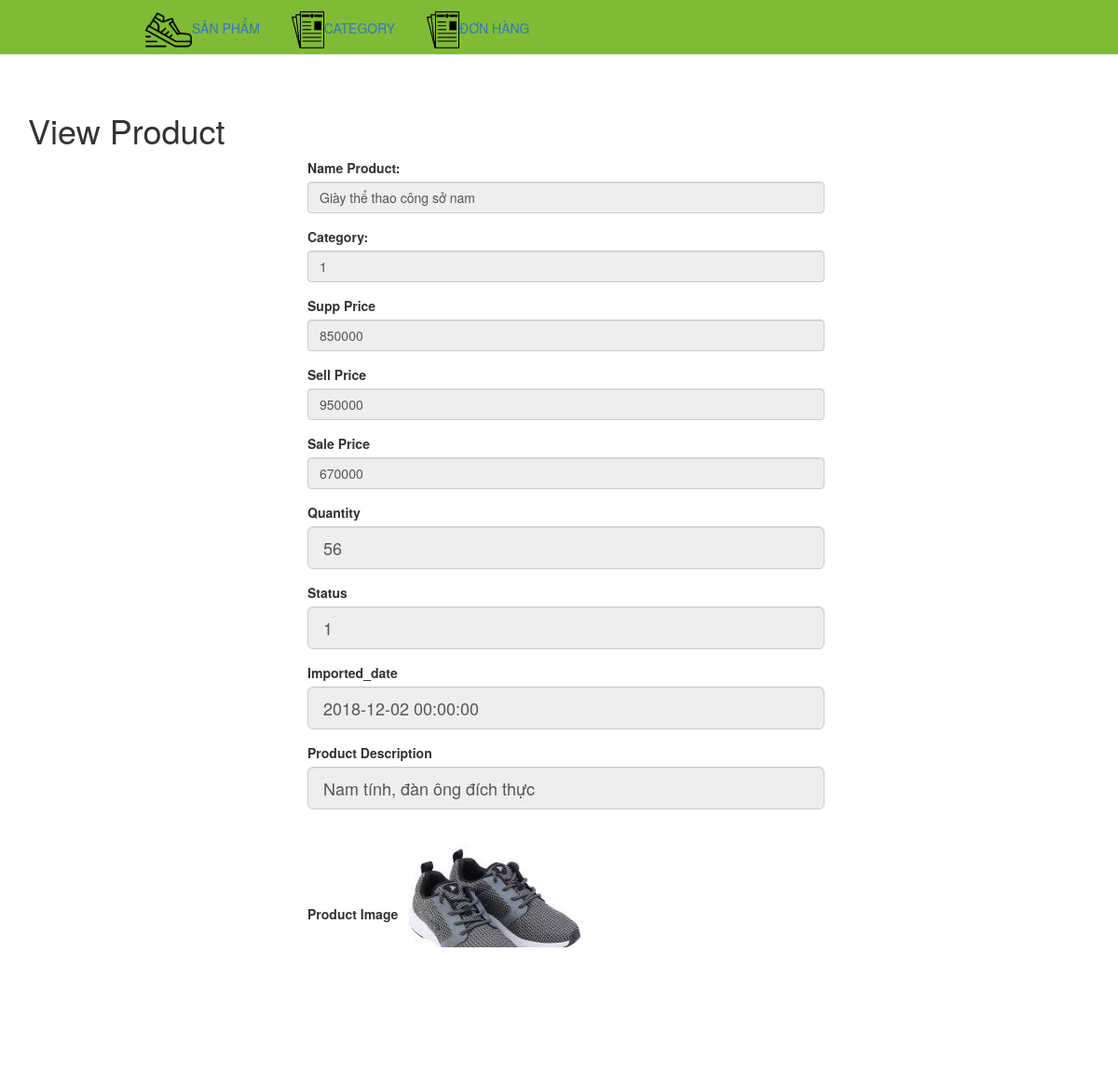
Page /viewProduct.php?prod_id=1 on the committed database.
### tables this page shows
CREATE TABLE `products` (
  `prod_id` int(11) NOT NULL,
  `prod_name` varchar(255) DEFAULT NULL,
  `image` varchar(255) DEFAULT NULL,
  `cat_id` int(11) NOT NULL,
  `sup_price` int(11) NOT NULL,
  `sell_price` int(11) NOT NULL,
  `sale_price` int(11) DEFAULT NULL,
  `quantity` int(11) DEFAULT NULL,
  `status` int(11) DEFAULT NULL,
  `imported_date` datetime DEFAULT NULL,
  `note` varchar(255) DEFAULT NULL,
  `views` int(11) DEFAULT NULL,
  `favorite` int(11) DEFAULT NULL
);

### viewProduct.php (the view, shortened to what this page needs)
<?php
if(isset($_GET["prod_id"]) && !empty(trim($_GET["prod_id"]))){
    require_once "connect.php";
    $sql = "SELECT * FROM PRODUCTS WHERE prod_id = ?";
    if($stmt = mysqli_prepare($connect, $sql)){
        mysqli_stmt_bind_param($stmt, "i", $param_id);
        if(mysqli_stmt_execute($stmt)){
            $result = mysqli_stmt_get_result($stmt);
            if(mysqli_num_rows($result) == 1){
                $row = mysqli_fetch_array($result, MYSQLI_ASSOC);
                $image = $row["image"];
            } else{
                header("location: error.php");
                exit();
            }
        } else{
            echo "Oops! Something went wrong. Please try again later.";
        }
    }
} else{
    header("location: error.php");
    exit();
}
?>
<!DOCTYPE html>
<html lang="en">
<head>
    <link rel="stylesheet" href="https://maxcdn.bootstrapcdn.com/bootstrap/3.3.7/css/bootstrap.css">
</head>
<body>
    <?php
    require_once "indexQK.php";
     ?>
<div class="container">
        <div class="row">
            <div class="col-md-6">
                <h1>View Product</h1>
            </div>
        </div>
        <div class="row">
            <div class="col-md-6" style="margin-left: 300px">
                <form role="form" method = "post" action = ""  enctype="multipart/form-data" >
                    <div class="form-group">
                        <label for="productname" class="loginFormElement">Name Product:</label>
                        <input class="form-control" id="productname" type="text" name = "prod_name" value = "<?php echo $row["prod_name"]?>" readonly >
                    </div>
                    <div class="form-group">
                        <label for="productname" class="loginFormElement" >Category:</label>
                         <input class="form-control" id="productname" type="text" name = "prod_name" value = "<?php echo $row["cat_id"]?>"readonly >
                    </div>
                    <div class="form-group">
                        <label for="productprice" class="loginFormElement"> Supp Price</label>
                        <input class="form-control" id="productprice"  name = "sup_price" value = "<?php echo $row["sup_price"] ?>" readonly>
                    </div>
                    <div class="form-group">
                        <label for="productprice" class="loginFormElement">Sell Price</label>
                        <input class="form-control" id="productprice"  name = "sell_price" value = "<?php echo $row["sell_price"] ?>" readonly>
                    </div>
                    <div class="form-group">
                        <label for="productprice" class="loginFormElement">Sale Price</label>
                        <input class="form-control" id="productprice"  name = "sale_price" value = "<?php echo $row["sale_price"] ?>" readonly>
                    </div>
                    <div class="form-group">
                        <label class="loginformelement" for="productdescription">Quantity</label>
                        <input id="productdescription" class="form-control input-lg"  type="text" name = "quantity" value = "<?php echo $row["quantity"]?>" readonly>
                    </div>
                    <div class="form-group">
                        <label class="loginformelement" for="productdescription">Status</label>
                        <input id="productdescription" class="form-control input-lg"  type="text" name = "status" value= "<?php echo  $row["status"]?>" readonly>
                    </div>
                    <div class="form-group">
                        <label class="loginformelement" for="productdescription">Imported_date</label>
                        <input id="productdescription" class="form-control input-lg"  type="text" name = "imported_date" value = "<?php echo   $row["imported_date"]?>" readonly>
                    </div>
                    <div class="form-group">
                        <label class="control-label">Product Description</label>
                        <input id="productdescription" class="form-control input-lg"  type="text" name = "note" value = "<?php echo $row["note"]?>" readonly>
                    </div>
                    <div class="form-group">
                        <label class="loginformelement" for="productdescription">Product Image</label>
                        <img src = "<?php echo $image?> " name ="avata" height="200" wclassth="200" readonly>
                    </div>
                    <br>
                    <a href="trangProduct.php" class="btn btn-success">Back</a>
                </form>
            </div>
        </div>
</body>
</html>

### css/test.css (style rules this page uses)
* { padding: 0px; margin: 0px; }
div { padding: 0px; margin: 0px; }
a { text-decoration: none; }
img { max-height: 100%; max-width: 100%; transition: 0.75s }
label { display: inline-block; max-width: 100%; margin-bottom: 5px; font-weight: bold; }

### viewProduct.php (style rules this page uses)
.container { float: center; }

### rows in the picture
products: prod_name "Giày thể thao công sở nam", prod_name "1", sup_price "850000", sell_price "950000", sale_price "670000", quantity "56", status "1", imported_date "2018-12-02 00:00:00", note "Nam tính, đàn ông đích thực", image (picture)
